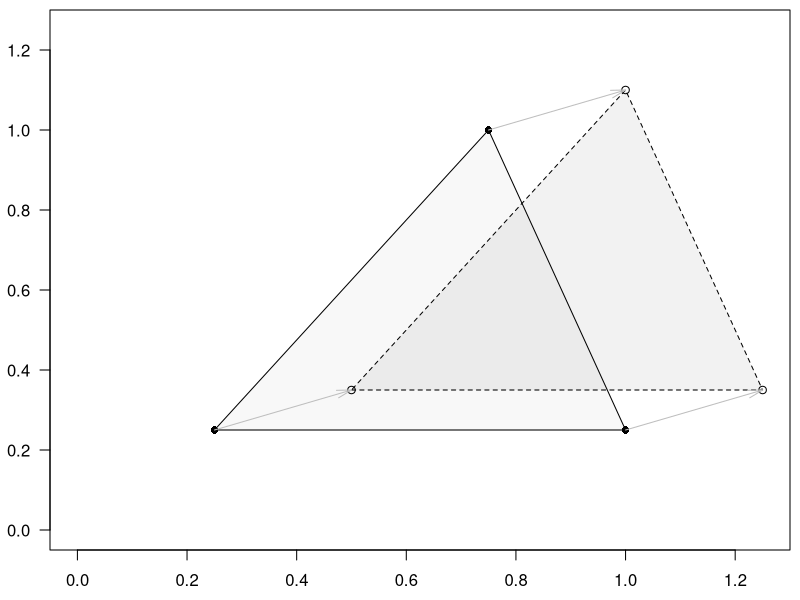

Recreate this plot in R.
#### DRAW EXEMPLES OF AFFINE TRANSFORMATIONS


pdf("~/Publications/Books/habilitacja/figures/affine2d_translation.pdf", height=4, width=4)
A <- matrix(c(
   1, 0,
   0, 1
), ncol=2, byrow=TRUE)

b <- c(0.25, 0.1)


# pdf("~/Publications/Books/habilitacja/figures/affine2d_rotation.pdf", height=4, width=4)
# theta <- pi/4
# A <- matrix(c(
#    cos(theta), -sin(theta),
#    sin(theta), cos(theta)
# ), ncol=2, byrow=TRUE)
#
# b <- c(-0.25, -0.25)


# pdf("~/Publications/Books/habilitacja/figures/affine2d_shearh.pdf", height=4, width=4)
# mx <- 0.5
# A <- matrix(c(
#    1, mx,
#    0, 1
# ), ncol=2, byrow=TRUE)
#
# b <- c(0, 0)


# pdf("~/Publications/Books/habilitacja/figures/affine2d_projectionx.pdf", height=4, width=4)
# A <- matrix(c(
#    1, 0,
#    0, 0
# ), ncol=2, byrow=TRUE)
#
# b <- c(0, 0)

# pdf("~/Publications/Books/habilitacja/figures/affine2d_reflection.pdf", height=4, width=4)
# A <- matrix(c(
#    -1, 0,
#    0, 1
# ), ncol=2, byrow=TRUE)
#
# b <- c(1.5, 0.25)
#
p <- matrix(c(
   0.25,0.25,
   1,0.25,
   0.75,1
), byrow=TRUE, ncol=2)


p2 <- p
for (i in 1:nrow(p))
   p2[i,] <- A%*%p[i,]+as.matrix(b)



par(mar=c(2.5, 2.5, 0.5, 0.5))
plot(p[,1], p[,2], pch=16, las=1, xlim=c(0, 1.25), ylim=c(0,1.25), xlab=NA, ylab=NA)
polygon(p[,1], p[,2], col=rgb(0.5, 0.5, 0.5, 0.05))
points(p2[,1], p2[,2], pch=1, las=1)
polygon(p2[,1], p2[,2], col=rgb(0, 0, 0, 0.05), lty=2)

arrows(p[,1], p[,2], p2[,1], p2[,2], col="gray", length=0.15, angle=15)
dev.off()
